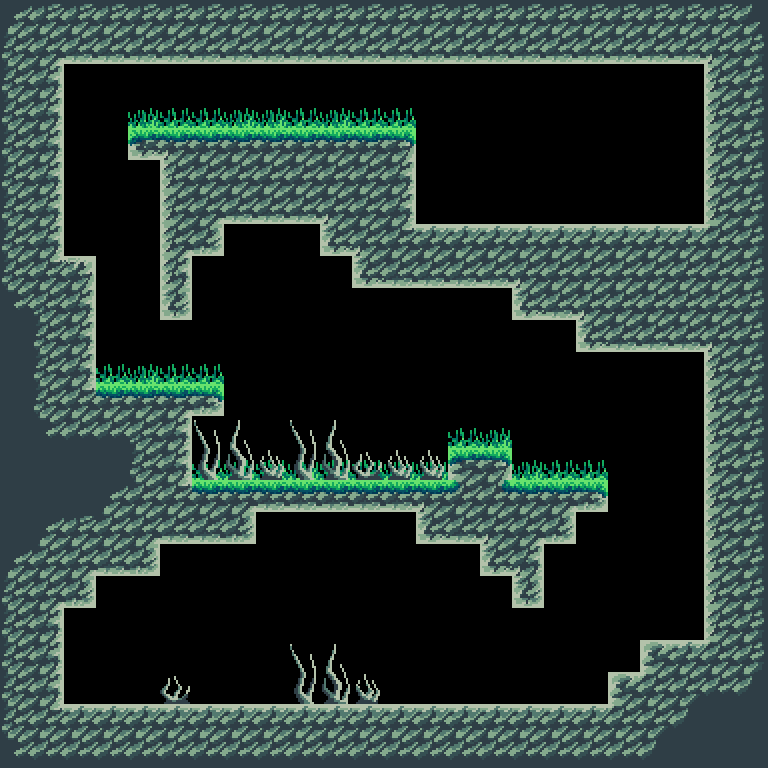

Tiled map render using the project's own tile images. Description and the whole map definition, tile-layer contents included, below:
An orthogonal 24x24 tile map with 32x32 px tiles, 2 tile layers (ground, obstacles) and 14 objects (7x spike, 5x star, playerSpawn, enemySpawn).

<map version="1.5" tiledversion="1.7.2" orientation="orthogonal" renderorder="right-down" width="24" height="24" tilewidth="32" tileheight="32" infinite="0" nextlayerid="4" nextobjectid="16">
 <editorsettings>
  <export target="level1.json" format="json" />
 </editorsettings>
 <tileset firstgid="1" name="ForestTilesetNew" tilewidth="32" tileheight="32" tilecount="85" columns="17">
  <image source="../assets/ForestTilesetNew.png" width="544" height="160" />
  <tile id="0">
   <properties>
    <property name="collides" type="bool" value="true" />
   </properties>
  </tile>
  <tile id="1">
   <properties>
    <property name="collides" type="bool" value="true" />
   </properties>
  </tile>
  <tile id="2">
   <properties>
    <property name="collides" type="bool" value="true" />
   </properties>
  </tile>
  <tile id="3">
   <properties>
    <property name="collides" type="bool" value="true" />
   </properties>
  </tile>
  <tile id="4">
   <properties>
    <property name="collides" type="bool" value="true" />
   </properties>
  </tile>
  <tile id="5">
   <properties>
    <property name="collides" type="bool" value="true" />
   </properties>
  </tile>
  <tile id="6">
   <properties>
    <property name="collides" type="bool" value="true" />
   </properties>
  </tile>
  <tile id="7">
   <properties>
    <property name="collides" type="bool" value="true" />
   </properties>
  </tile>
  <tile id="8">
   <properties>
    <property name="collides" type="bool" value="true" />
   </properties>
  </tile>
  <tile id="9">
   <properties>
    <property name="collides" type="bool" value="true" />
   </properties>
  </tile>
  <tile id="10">
   <properties>
    <property name="collides" type="bool" value="true" />
   </properties>
  </tile>
  <tile id="11">
   <properties>
    <property name="collides" type="bool" value="false" />
   </properties>
  </tile>
  <tile id="12">
   <properties>
    <property name="collides" type="bool" value="false" />
   </properties>
  </tile>
  <tile id="13">
   <properties>
    <property name="collides" type="bool" value="false" />
   </properties>
  </tile>
  <tile id="14">
   <properties>
    <property name="collides" type="bool" value="true" />
   </properties>
  </tile>
  <tile id="15">
   <properties>
    <property name="collides" type="bool" value="false" />
   </properties>
  </tile>
  <tile id="16">
   <properties>
    <property name="collides" type="bool" value="false" />
   </properties>
  </tile>
  <tile id="17">
   <properties>
    <property name="collides" type="bool" value="true" />
   </properties>
  </tile>
  <tile id="18">
   <properties>
    <property name="collides" type="bool" value="false" />
   </properties>
  </tile>
  <tile id="19">
   <properties>
    <property name="collides" type="bool" value="true" />
   </properties>
  </tile>
  <tile id="20">
   <properties>
    <property name="collides" type="bool" value="true" />
   </properties>
  </tile>
  <tile id="21">
   <properties>
    <property name="collides" type="bool" value="true" />
   </properties>
  </tile>
  <tile id="22">
   <properties>
    <property name="collides" type="bool" value="true" />
   </properties>
  </tile>
  <tile id="23">
   <properties>
    <property name="collides" type="bool" value="true" />
   </properties>
  </tile>
  <tile id="24">
   <properties>
    <property name="collides" type="bool" value="true" />
   </properties>
  </tile>
  <tile id="25">
   <properties>
    <property name="collides" type="bool" value="true" />
   </properties>
  </tile>
  <tile id="26">
   <properties>
    <property name="collides" type="bool" value="false" />
   </properties>
  </tile>
  <tile id="27">
   <properties>
    <property name="collides" type="bool" value="true" />
   </properties>
  </tile>
  <tile id="28">
   <properties>
    <property name="collides" type="bool" value="false" />
   </properties>
  </tile>
  <tile id="29">
   <properties>
    <property name="collides" type="bool" value="false" />
   </properties>
  </tile>
  <tile id="30">
   <properties>
    <property name="collides" type="bool" value="false" />
   </properties>
  </tile>
  <tile id="31">
   <properties>
    <property name="collides" type="bool" value="false" />
   </properties>
  </tile>
  <tile id="32">
   <properties>
    <property name="collides" type="bool" value="false" />
   </properties>
  </tile>
  <tile id="33">
   <properties>
    <property name="collides" type="bool" value="false" />
   </properties>
  </tile>
  <tile id="34">
   <properties>
    <property name="collides" type="bool" value="true" />
   </properties>
  </tile>
  <tile id="35">
   <properties>
    <property name="collides" type="bool" value="true" />
   </properties>
  </tile>
  <tile id="36">
   <properties>
    <property name="collides" type="bool" value="true" />
   </properties>
  </tile>
  <tile id="37">
   <properties>
    <property name="collides" type="bool" value="true" />
   </properties>
  </tile>
  <tile id="38">
   <properties>
    <property name="collides" type="bool" value="true" />
   </properties>
  </tile>
  <tile id="39">
   <properties>
    <property name="collides" type="bool" value="true" />
   </properties>
  </tile>
  <tile id="40">
   <properties>
    <property name="collides" type="bool" value="true" />
   </properties>
  </tile>
  <tile id="41">
   <properties>
    <property name="collides" type="bool" value="true" />
   </properties>
  </tile>
  <tile id="42">
   <properties>
    <property name="collides" type="bool" value="true" />
   </properties>
  </tile>
  <tile id="43">
   <properties>
    <property name="collides" type="bool" value="true" />
   </properties>
  </tile>
  <tile id="44">
   <properties>
    <property name="collides" type="bool" value="true" />
   </properties>
  </tile>
  <tile id="45">
   <properties>
    <property name="collides" type="bool" value="false" />
   </properties>
  </tile>
  <tile id="46">
   <properties>
    <property name="collides" type="bool" value="false" />
   </properties>
  </tile>
  <tile id="47">
   <properties>
    <property name="collides" type="bool" value="false" />
   </properties>
  </tile>
  <tile id="48">
   <properties>
    <property name="collides" type="bool" value="false" />
   </properties>
  </tile>
  <tile id="49">
   <properties>
    <property name="collides" type="bool" value="false" />
   </properties>
  </tile>
  <tile id="50">
   <properties>
    <property name="collides" type="bool" value="false" />
   </properties>
  </tile>
  <tile id="51">
   <properties>
    <property name="collides" type="bool" value="true" />
   </properties>
  </tile>
  <tile id="52">
   <properties>
    <property name="collides" type="bool" value="true" />
   </properties>
  </tile>
  <tile id="53">
   <properties>
    <property name="collides" type="bool" value="true" />
   </properties>
  </tile>
  <tile id="54">
   <properties>
    <property name="collides" type="bool" value="true" />
   </properties>
  </tile>
  <tile id="55">
   <properties>
    <property name="collides" type="bool" value="true" />
   </properties>
  </tile>
  <tile id="56">
   <properties>
    <property name="collides" type="bool" value="true" />
   </properties>
  </tile>
  <tile id="57">
   <properties>
    <property name="collides" type="bool" value="true" />
   </properties>
  </tile>
  <tile id="58">
   <properties>
    <property name="collides" type="bool" value="true" />
   </properties>
  </tile>
  <tile id="59">
   <properties>
    <property name="collides" type="bool" value="true" />
   </properties>
  </tile>
  <tile id="60">
   <properties>
    <property name="collides" type="bool" value="true" />
   </properties>
  </tile>
  <tile id="61">
   <properties>
    <property name="collides" type="bool" value="true" />
   </properties>
  </tile>
  <tile id="62">
   <properties>
    <property name="collides" type="bool" value="true" />
   </properties>
  </tile>
  <tile id="63">
   <properties>
    <property name="collides" type="bool" value="true" />
   </properties>
  </tile>
  <tile id="64">
   <properties>
    <property name="collides" type="bool" value="true" />
   </properties>
  </tile>
  <tile id="65">
   <properties>
    <property name="collides" type="bool" value="true" />
   </properties>
  </tile>
  <tile id="66">
   <properties>
    <property name="collides" type="bool" value="false" />
   </properties>
  </tile>
  <tile id="67">
   <properties>
    <property name="collides" type="bool" value="false" />
   </properties>
  </tile>
  <tile id="68">
   <properties>
    <property name="collides" type="bool" value="true" />
   </properties>
  </tile>
  <tile id="69">
   <properties>
    <property name="collides" type="bool" value="true" />
   </properties>
  </tile>
  <tile id="70">
   <properties>
    <property name="collides" type="bool" value="true" />
   </properties>
  </tile>
  <tile id="71">
   <properties>
    <property name="collides" type="bool" value="true" />
   </properties>
  </tile>
  <tile id="72">
   <properties>
    <property name="collides" type="bool" value="true" />
   </properties>
  </tile>
  <tile id="73">
   <properties>
    <property name="collides" type="bool" value="true" />
   </properties>
  </tile>
  <tile id="74">
   <properties>
    <property name="collides" type="bool" value="true" />
   </properties>
  </tile>
  <tile id="75">
   <properties>
    <property name="collides" type="bool" value="true" />
   </properties>
  </tile>
  <tile id="76">
   <properties>
    <property name="collides" type="bool" value="true" />
   </properties>
  </tile>
  <tile id="77">
   <properties>
    <property name="collides" type="bool" value="true" />
   </properties>
  </tile>
  <tile id="78">
   <properties>
    <property name="collides" type="bool" value="true" />
   </properties>
  </tile>
  <tile id="79">
   <properties>
    <property name="collides" type="bool" value="true" />
   </properties>
  </tile>
  <tile id="80">
   <properties>
    <property name="collides" type="bool" value="true" />
   </properties>
  </tile>
  <tile id="81">
   <properties>
    <property name="collides" type="bool" value="true" />
   </properties>
  </tile>
  <tile id="82">
   <properties>
    <property name="collides" type="bool" value="true" />
   </properties>
  </tile>
  <tile id="83">
   <properties>
    <property name="collides" type="bool" value="false" />
   </properties>
  </tile>
  <tile id="84">
   <properties>
    <property name="collides" type="bool" value="false" />
   </properties>
  </tile>
 </tileset>
 <layer id="1" name="ground" width="24" height="24">
  <data encoding="csv">
16,47,47,47,47,47,47,47,47,47,47,47,47,47,47,47,47,47,47,47,47,47,47,17,
31,5,44,44,44,44,44,44,44,44,44,44,44,44,44,44,44,44,44,44,44,44,6,29,
31,28,0,0,0,0,0,0,0,0,0,0,0,0,0,0,0,0,0,0,0,0,26,29,
31,28,0,0,32,49,49,32,32,49,32,49,49,0,0,0,0,0,0,0,0,0,26,29,
31,28,0,0,60,74,78,78,78,78,78,78,79,0,0,0,0,0,0,0,0,0,26,29,
31,28,0,0,0,26,27,27,27,27,27,27,28,0,0,0,0,0,0,0,0,0,26,29,
31,28,0,0,0,26,5,44,44,44,6,27,28,0,0,0,0,0,0,0,0,0,26,29,
31,28,0,0,0,7,45,0,0,0,43,6,22,10,10,10,10,10,10,10,10,10,23,29,
31,22,11,0,0,21,0,0,0,0,0,43,44,44,44,44,6,27,27,27,27,27,27,29,
33,14,28,0,0,38,0,0,0,0,0,0,0,0,0,0,43,44,6,27,27,27,27,29,
19,31,28,0,0,0,0,0,0,0,0,0,0,0,0,0,0,0,43,44,44,44,6,29,
19,31,28,49,32,49,49,0,0,0,0,0,0,0,0,0,0,0,0,0,0,0,26,29,
19,31,22,78,78,73,62,0,0,0,0,0,0,0,0,0,0,0,0,0,0,0,26,29,
19,33,13,13,14,28,0,0,0,0,0,0,0,0,49,32,0,0,0,0,0,0,26,29,
19,19,19,19,31,28,49,32,49,32,49,49,32,32,77,79,32,49,49,0,0,0,26,29,
19,19,19,16,48,22,78,73,61,61,61,61,61,74,66,65,78,73,62,0,0,0,26,29,
19,16,47,48,5,44,44,45,0,0,0,0,0,43,44,6,5,45,0,0,0,0,26,29,
16,48,5,44,45,0,0,0,0,0,0,0,0,0,0,43,8,0,0,0,0,0,26,29,
31,5,45,0,0,0,0,0,0,0,0,0,0,0,0,0,38,0,0,0,0,0,26,29,
31,28,0,0,0,0,0,0,0,0,0,0,0,0,0,0,0,0,0,0,0,0,26,29,
31,28,0,0,0,0,0,0,0,0,0,0,0,0,0,0,0,0,0,0,9,10,23,29,
31,28,0,0,0,0,0,0,0,0,0,0,0,0,0,0,0,0,0,9,23,12,13,34,
31,22,10,10,10,10,10,10,10,10,10,10,10,10,10,10,10,10,10,23,12,34,19,19,
33,13,13,13,13,13,13,13,13,13,13,13,13,13,13,13,13,13,13,13,34,19,19,19
</data>
 </layer>
 <layer id="2" name="obstacles" width="24" height="24">
  <data encoding="csv">
0,0,0,0,0,0,0,0,0,0,0,0,0,0,0,0,0,0,0,0,0,0,0,0,
0,0,0,0,0,0,0,0,0,0,0,0,0,0,0,0,0,0,0,0,0,0,0,0,
0,0,0,0,0,0,0,0,0,0,0,0,0,0,0,0,0,0,0,0,0,0,0,0,
0,0,0,0,0,0,0,0,0,0,0,0,0,0,0,0,0,0,0,0,0,0,0,0,
0,0,0,0,0,0,0,0,0,0,0,0,0,0,0,0,0,0,0,0,0,0,0,0,
0,0,0,0,0,0,0,0,0,0,0,0,0,0,0,0,0,0,0,0,0,0,0,0,
0,0,0,0,0,0,0,0,0,0,0,0,0,0,0,0,0,0,0,0,0,0,0,0,
0,0,0,0,0,0,0,0,0,0,0,0,0,0,0,0,0,0,0,0,0,0,0,0,
0,0,0,0,0,0,0,0,0,0,0,0,0,0,0,0,0,0,0,0,0,0,0,0,
0,0,0,0,0,0,0,0,0,0,0,0,0,0,0,0,0,0,0,0,0,0,0,0,
0,0,0,0,0,0,0,0,0,0,0,0,0,0,0,0,0,0,0,0,0,0,0,0,
0,0,0,0,0,0,0,0,0,0,0,0,0,0,0,0,0,0,0,0,0,0,0,0,
0,0,0,0,0,0,0,0,0,0,0,0,0,0,0,0,0,0,0,0,0,0,0,0,
0,0,0,0,0,0,50,51,0,50,51,0,0,0,0,0,0,0,0,0,0,0,0,0,
0,0,0,0,0,0,67,68,85,67,68,84,85,85,0,0,0,0,0,0,0,0,0,0,
0,0,0,0,0,0,0,0,0,0,0,0,0,0,0,0,0,0,0,0,0,0,0,0,
0,0,0,0,0,0,0,0,0,0,0,0,0,0,0,0,0,0,0,0,0,0,0,0,
0,0,0,0,0,0,0,0,0,0,0,0,0,0,0,0,0,0,0,0,0,0,0,0,
0,0,0,0,0,0,0,0,0,0,0,0,0,0,0,0,0,0,0,0,0,0,0,0,
0,0,0,0,0,0,0,0,0,0,0,0,0,0,0,0,0,0,0,0,0,0,0,0,
0,0,0,0,0,0,0,0,0,50,51,0,0,0,0,0,0,0,0,0,0,0,0,0,
0,0,0,0,0,84,0,0,0,67,68,85,0,0,0,0,0,0,0,0,0,0,0,0,
0,0,0,0,0,0,0,0,0,0,0,0,0,0,0,0,0,0,0,0,0,0,0,0,
0,0,0,0,0,0,0,0,0,0,0,0,0,0,0,0,0,0,0,0,0,0,0,0
</data>
 </layer>
 <objectgroup id="3" name="objects">
  <object id="1" name="playerSpawn" x="110.281" y="656.216" />
  <object id="2" name="star" x="237.878" y="654.393" />
  <object id="3" name="star" x="463.908" y="657.127" />
  <object id="4" name="star" x="558.695" y="401.932" />
  <object id="5" name="star" x="126.686" y="349.07" />
  <object id="6" name="star" x="287.094" y="95.6981" />
  <object id="7" name="spike" x="160.408" y="675.355" width="29.1651" height="28.2537" />
  <object id="8" name="spike" x="288.917" y="642.544" width="60.1531" height="60.1531" />
  <object id="9" name="spike" x="351.804" y="675.355" width="29.1651" height="27.3423" />
  <object id="10" name="spike" x="353.627" y="449.325" width="91.141" height="30.0765" />
  <object id="12" name="spike" x="288.006" y="419.249" width="61.0645" height="60.1531" />
  <object id="13" name="spike" x="256.106" y="449.325" width="29.1651" height="29.1651" />
  <object id="14" name="spike" x="193.219" y="419.249" width="58.3303" height="59.2417" />
  <object id="15" name="enemySpawn" x="446.241" y="190.48" />
 </objectgroup>
</map>
